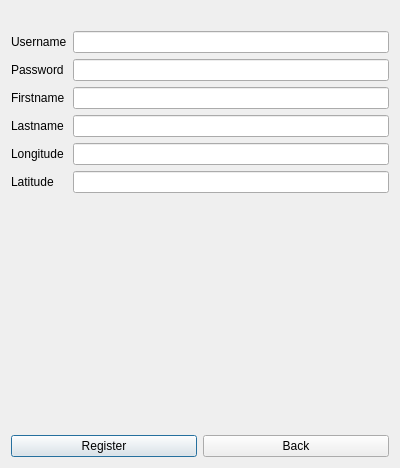
<?xml version="1.0" encoding="UTF-8"?>
<ui version="4.0">
 <class>Dialog</class>
 <widget class="QDialog" name="Dialog">
  <property name="geometry">
   <rect>
    <x>0</x>
    <y>0</y>
    <width>400</width>
    <height>468</height>
   </rect>
  </property>
  <property name="windowTitle">
   <string>Dialog</string>
  </property>
  <layout class="QVBoxLayout" name="verticalLayout">
   <item>
    <layout class="QVBoxLayout" name="verticalLayout_2">
     <item>
      <widget class="QLabel" name="label">
       <property name="sizePolicy">
        <sizepolicy hsizetype="Preferred" vsizetype="Fixed">
         <horstretch>0</horstretch>
         <verstretch>0</verstretch>
        </sizepolicy>
       </property>
       <property name="text">
        <string/>
       </property>
      </widget>
     </item>
    </layout>
   </item>
   <item>
    <layout class="QFormLayout" name="formLayout">
     <item row="0" column="0">
      <widget class="QLabel" name="usernameLabel">
       <property name="text">
        <string>Username</string>
       </property>
      </widget>
     </item>
     <item row="0" column="1">
      <widget class="QLineEdit" name="usernameLineEdit"/>
     </item>
     <item row="1" column="0">
      <widget class="QLabel" name="passwordLabel">
       <property name="text">
        <string>Password</string>
       </property>
      </widget>
     </item>
     <item row="1" column="1">
      <widget class="QLineEdit" name="passwordLineEdit"/>
     </item>
     <item row="2" column="0">
      <widget class="QLabel" name="firstnameLabel">
       <property name="text">
        <string>Firstname</string>
       </property>
      </widget>
     </item>
     <item row="2" column="1">
      <widget class="QLineEdit" name="firstnameLineEdit"/>
     </item>
     <item row="3" column="0">
      <widget class="QLabel" name="lastnameLabel">
       <property name="text">
        <string>Lastname</string>
       </property>
      </widget>
     </item>
     <item row="3" column="1">
      <widget class="QLineEdit" name="lastnameLineEdit"/>
     </item>
     <item row="4" column="0">
      <widget class="QLabel" name="longitudeLabel">
       <property name="text">
        <string>Longitude</string>
       </property>
      </widget>
     </item>
     <item row="4" column="1">
      <widget class="QLineEdit" name="longitudeLineEdit"/>
     </item>
     <item row="5" column="0">
      <widget class="QLabel" name="latitudeLabel">
       <property name="text">
        <string>Latitude</string>
       </property>
      </widget>
     </item>
     <item row="5" column="1">
      <widget class="QLineEdit" name="latitudeLineEdit"/>
     </item>
    </layout>
   </item>
   <item>
    <layout class="QHBoxLayout" name="horizontalLayout">
     <item>
      <widget class="QPushButton" name="registerButton">
       <property name="text">
        <string>Register</string>
       </property>
      </widget>
     </item>
     <item>
      <widget class="QPushButton" name="backButton">
       <property name="text">
        <string>Back</string>
       </property>
      </widget>
     </item>
    </layout>
   </item>
  </layout>
 </widget>
 <resources/>
 <connections/>
</ui>
